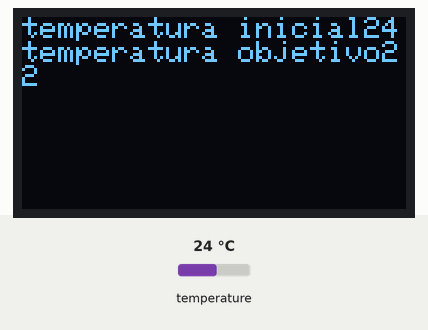
Recording of a program running on a simulated BBC micro:bit (MakeCode). Shown: 128×64 one-colour display. Inputs (shaded band) come from the test bench; at power-on: temperature 24 °C.

Above: at 0.1 s.

The program:

main.ts
```typescript
let tiempo = 0
OLED.init(128, 64)
OLED.clear()
let temperatura_inicial = Environment.octopus_BME280(Environment.BME280_state.BME280_temperature_C)
let temperatura_objetivo = temperatura_inicial - 2
OLED.writeString("temperatura inicial")
OLED.writeNum(temperatura_inicial)
OLED.newLine()
OLED.writeString("temperatura objetivo")
OLED.writeNum(temperatura_objetivo)
basic.forever(function () {

})
loops.everyInterval(100, function () {
    let terminado = false
    if (terminado == false) {
        tiempo = 0.1
    }
})
```

test.ts
```typescript
// aquí va el archivo "tests"; esto no se compilará cuando este paquete se utilice como una extensión.
```
